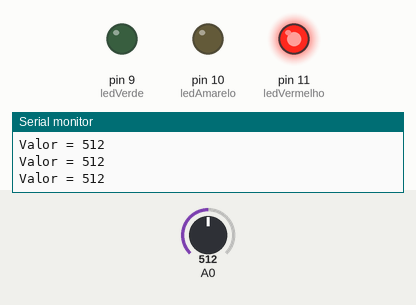
A sketch run on a simulated Arduino Uno, built with avr-gcc and run on an emulated ATmega328P. Parts: output pins drawn as LEDs (lit = HIGH), the last lines printed to the serial monitor. The test bench sets the inputs (shaded band); at power-on: A0 = 512.

Above: at 1.2 s.
1.3 s: A0 set to 688
4.3 s: A0 set to 707
At 5.5 s:
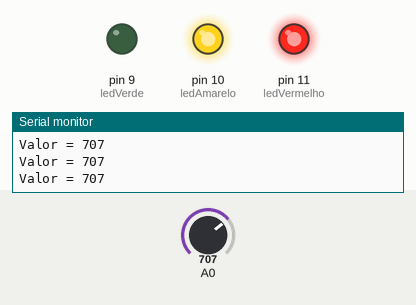
5.8 s: A0 set to 893
8.8 s: A0 set to 909
At 10.0 s:
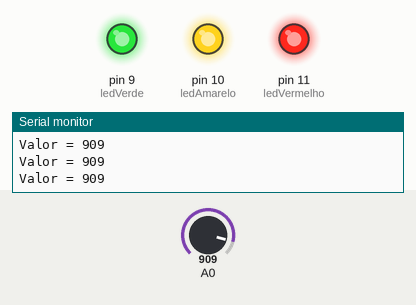
10.3 s: A0 set to 0
At 11.3 s:
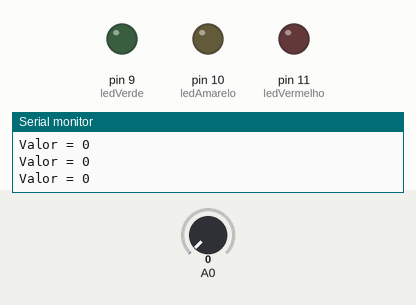
11.8 s: A0 set to 482
14.8 s: A0 set to 508
At 16.0 s:
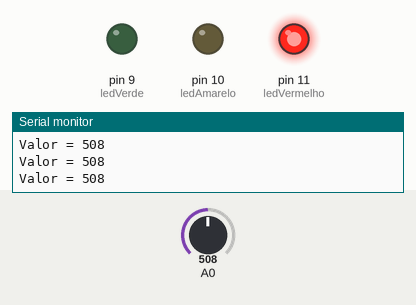
Timing chart, 0 to 17.8 s (numbered marks = the images above; inputs shaded):
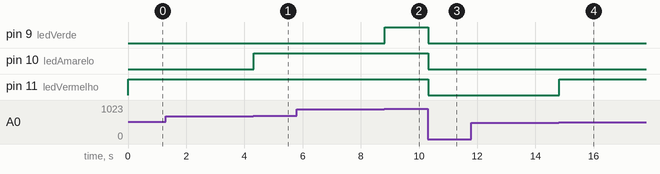

Measured:
- the behaviour switches between 699 and 700 on A0 (found by bisection; images 0 and 1)
- the behaviour switches between 899 and 900 on A0 (found by bisection; images 1 and 2)
- the behaviour switches between 499 and 500 on A0 (found by bisection; images 3 and 4)
- after the input at 4.3 s, pin 10 (ledAmarelo): LOW → HIGH at once
- after the input at 8.8 s, pin 9 (ledVerde): LOW → HIGH at once
- after the input at 10.3 s, pin 9 (ledVerde), pin 10 (ledAmarelo), pin 11 (ledVermelho): HIGH → LOW at once
- after the input at 14.8 s, pin 11 (ledVermelho): LOW → HIGH at once

The sketch:

PotenciometroAcendeLedS.ino
```cpp
/*
Acender um LED 3 de acordo com o Potenciômetro
*/

int valor = 0;
int ledVermelho = 11;
int ledAmarelo = 10;
int ledVerde = 9;

void setup(){
	pinMode(ledVermelho, OUTPUT);
 	pinMode(ledAmarelo, OUTPUT);
 	pinMode(ledVerde, OUTPUT);
	Serial.begin(9600);
  	Serial.println("incio");
}

void loop(){
	valor = analogRead(A0);
  	Serial.print("Valor = ");
  	Serial.println(valor);

  if(valor < 500){
	  leds(0,0,0);
  }else if(valor <700){
	  leds(1,0,0);
  }else if(valor < 900){
	  leds(1,1,0);
  }else{
	  leds(1,1,1);
  }
}

void leds(int led1, int led2, int led3){
	digitalWrite(ledVermelho, led1);
	digitalWrite(ledAmarelo, led2);
	digitalWrite(ledVerde, led3);
}
```
